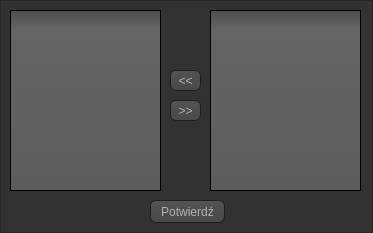
<?xml version="1.0" encoding="UTF-8"?>
<ui version="4.0">
 <class>DialogBox_ActiveEffect</class>
 <widget class="QFrame" name="DialogBox_ActiveEffect">
  <property name="windowModality">
   <enum>Qt::ApplicationModal</enum>
  </property>
  <property name="geometry">
   <rect>
    <x>0</x>
    <y>0</y>
    <width>373</width>
    <height>233</height>
   </rect>
  </property>
  <property name="windowTitle">
   <string>Dodaj aktywne efekty</string>
  </property>
  <property name="styleSheet">
   <string notr="true">QToolTip
{
     border: 1px solid black;
     background-color: #ffa02f;
     padding: 1px;
     border-radius: 3px;
     
	color: #000000
}

QWidget
{
    color: #b1b1b1;
    background-color: #323232;
}

QWidget:item:hover
{
    background-color: QLinearGradient( x1: 0, y1: 0, x2: 0, y2: 1, stop: 0 #ffa02f, stop: 1 #ca0619);
    color: #000000;
}

QWidget:item:selected
{
    background-color: QLinearGradient( x1: 0, y1: 0, x2: 0, y2: 1, stop: 0 #ffa02f, stop: 1 #d7801a);
}

QMenuBar::item
{
    background: transparent;
}

QMenuBar::item:selected
{
    background: transparent;
    border: 1px solid #ffaa00;
}

QMenuBar::item:pressed
{
    background: #444;
    border: 1px solid #000;
    background-color: QLinearGradient(
        x1:0, y1:0,
        x2:0, y2:1,
        stop:1 #212121,
        stop:0.4 #343434/*,
        stop:0.2 #343434,
        stop:0.1 #ffaa00*/
    );
    margin-bottom:-1px;
    padding-bottom:1px;
}

QMenu
{
    border: 1px solid #000;
}

QMenu::item
{
    padding: 2px 20px 2px 20px;
}

QMenu::item:selected
{
    color: #000000;
}

QWidget:disabled
{
    color: #404040;
    background-color: #323232;
}

QAbstractItemView
{
    background-color: QLinearGradient( x1: 0, y1: 0, x2: 0, y2: 1, stop: 0 #4d4d4d, stop: 0.1 #646464, stop: 1 #5d5d5d);
}

QWidget:focus
{
    /*border: 2px solid QLinearGradient( x1: 0, y1: 0, x2: 0, y2: 1, stop: 0 #ffa02f, stop: 1 #d7801a);*/
}

QLineEdit
{
    background-color: QLinearGradient( x1: 0, y1: 0, x2: 0, y2: 1, stop: 0 #4d4d4d, stop: 0 #646464, stop: 1 #5d5d5d);
    padding: 1px;
    border-style: solid;
    border: 1px solid #1e1e1e;
    border-radius: 5;
}

QPushButton
{
    color: #b1b1b1;
    background-color: QLinearGradient( x1: 0, y1: 0, x2: 0, y2: 1, stop: 0 #565656, stop: 0.1 #525252, stop: 0.5 #4e4e4e, stop: 0.9 #4a4a4a, stop: 1 #464646);
    border-width: 1px;
    border-color: #1e1e1e;
    border-style: solid;
    border-radius: 6;
    padding: 3px;
    font-size: 12px;
    padding-left: 5px;
    padding-right: 5px;
}

QPushButton:pressed
{
    background-color: QLinearGradient( x1: 0, y1: 0, x2: 0, y2: 1, stop: 0 #2d2d2d, stop: 0.1 #2b2b2b, stop: 0.5 #292929, stop: 0.9 #282828, stop: 1 #252525);
}

QComboBox
{
    selection-background-color: #ffaa00;
    background-color: QLinearGradient( x1: 0, y1: 0, x2: 0, y2: 1, stop: 0 #565656, stop: 0.1 #525252, stop: 0.5 #4e4e4e, stop: 0.9 #4a4a4a, stop: 1 #464646);
    border-style: solid;
    border: 1px solid #1e1e1e;
    border-radius: 5;
}

QComboBox:hover,QPushButton:hover
{
    border: 2px solid QLinearGradient( x1: 0, y1: 0, x2: 0, y2: 1, stop: 0 #ffa02f, stop: 1 #d7801a);
}


QComboBox:on
{
    padding-top: 3px;
    padding-left: 4px;
    background-color: QLinearGradient( x1: 0, y1: 0, x2: 0, y2: 1, stop: 0 #2d2d2d, stop: 0.1 #2b2b2b, stop: 0.5 #292929, stop: 0.9 #282828, stop: 1 #252525);
    selection-background-color: #ffaa00;
}

QComboBox QAbstractItemView
{
    border: 2px solid darkgray;
    selection-background-color: QLinearGradient( x1: 0, y1: 0, x2: 0, y2: 1, stop: 0 #ffa02f, stop: 1 #d7801a);
}

QComboBox::drop-down
{
     subcontrol-origin: padding;
     subcontrol-position: top right;
     width: 15px;

     border-left-width: 0px;
     border-left-color: darkgray;
     border-left-style: solid; /* just a single line */
     border-top-right-radius: 3px; /* same radius as the QComboBox */
     border-bottom-right-radius: 3px;
 }

QComboBox::down-arrow
{
     image: url(:/images/down_arrow.png);
}

QGroupBox:focus
{
border: 2px solid QLinearGradient( x1: 0, y1: 0, x2: 0, y2: 1, stop: 0 #ffa02f, stop: 1 #d7801a);
}

QTextEdit:focus
{
    border: 2px solid QLinearGradient( x1: 0, y1: 0, x2: 0, y2: 1, stop: 0 #ffa02f, stop: 1 #d7801a);
}

QScrollBar:horizontal {
     border: 1px solid #222222;
     background: QLinearGradient( x1: 0, y1: 0, x2: 0, y2: 1, stop: 0.0 #121212, stop: 0.2 #282828, stop: 1 #484848);
     height: 7px;
     margin: 0px 16px 0 16px;
}

QScrollBar::handle:horizontal
{
      background: QLinearGradient( x1: 0, y1: 0, x2: 1, y2: 0, stop: 0 #ffa02f, stop: 0.5 #d7801a, stop: 1 #ffa02f);
      min-height: 20px;
      border-radius: 2px;
}

QScrollBar::add-line:horizontal {
      border: 1px solid #1b1b19;
      border-radius: 2px;
      background: QLinearGradient( x1: 0, y1: 0, x2: 1, y2: 0, stop: 0 #ffa02f, stop: 1 #d7801a);
      width: 14px;
      subcontrol-position: right;
      subcontrol-origin: margin;
}

QScrollBar::sub-line:horizontal {
      border: 1px solid #1b1b19;
      border-radius: 2px;
      background: QLinearGradient( x1: 0, y1: 0, x2: 1, y2: 0, stop: 0 #ffa02f, stop: 1 #d7801a);
      width: 14px;
     subcontrol-position: left;
     subcontrol-origin: margin;
}

QScrollBar::right-arrow:horizontal, QScrollBar::left-arrow:horizontal
{
      border: 1px solid black;
      width: 1px;
      height: 1px;
      background: white;
}

QScrollBar::add-page:horizontal, QScrollBar::sub-page:horizontal
{
      background: none;
}

QScrollBar:vertical
{
      background: QLinearGradient( x1: 0, y1: 0, x2: 1, y2: 0, stop: 0.0 #121212, stop: 0.2 #282828, stop: 1 #484848);
      width: 7px;
      margin: 16px 0 16px 0;
      border: 1px solid #222222;
}

QScrollBar::handle:vertical
{
      background: QLinearGradient( x1: 0, y1: 0, x2: 0, y2: 1, stop: 0 #ffa02f, stop: 0.5 #d7801a, stop: 1 #ffa02f);
      min-height: 20px;
      border-radius: 2px;
}

QScrollBar::add-line:vertical
{
      border: 1px solid #1b1b19;
      border-radius: 2px;
      background: QLinearGradient( x1: 0, y1: 0, x2: 0, y2: 1, stop: 0 #ffa02f, stop: 1 #d7801a);
      height: 14px;
      subcontrol-position: bottom;
      subcontrol-origin: margin;
}

QScrollBar::sub-line:vertical
{
      border: 1px solid #1b1b19;
      border-radius: 2px;
      background: QLinearGradient( x1: 0, y1: 0, x2: 0, y2: 1, stop: 0 #d7801a, stop: 1 #ffa02f);
      height: 14px;
      subcontrol-position: top;
      subcontrol-origin: margin;
}

QScrollBar::up-arrow:vertical, QScrollBar::down-arrow:vertical
{
      border: 1px solid black;
      width: 1px;
      height: 1px;
      background: white;
}


QScrollBar::add-page:vertical, QScrollBar::sub-page:vertical
{
      background: none;
}

QTextEdit
{
    background-color: #242424;
}

QPlainTextEdit
{
    background-color: #242424;
}

QHeaderView::section
{
    background-color: QLinearGradient(x1:0, y1:0, x2:0, y2:1, stop:0 #616161, stop: 0.5 #505050, stop: 0.6 #434343, stop:1 #656565);
    color: white;
    padding-left: 4px;
    border: 1px solid #6c6c6c;
}

QCheckBox:disabled
{
color: #414141;
}

QDockWidget::title
{
    text-align: center;
    spacing: 3px; /* spacing between items in the tool bar */
    background-color: QLinearGradient(x1:0, y1:0, x2:0, y2:1, stop:0 #323232, stop: 0.5 #242424, stop:1 #323232);
}

QDockWidget::close-button, QDockWidget::float-button
{
    text-align: center;
    spacing: 1px; /* spacing between items in the tool bar */
    background-color: QLinearGradient(x1:0, y1:0, x2:0, y2:1, stop:0 #323232, stop: 0.5 #242424, stop:1 #323232);
}

QDockWidget::close-button:hover, QDockWidget::float-button:hover
{
    background: #242424;
}

QDockWidget::close-button:pressed, QDockWidget::float-button:pressed
{
    padding: 1px -1px -1px 1px;
}

QMainWindow::separator
{
    background-color: QLinearGradient(x1:0, y1:0, x2:0, y2:1, stop:0 #161616, stop: 0.5 #151515, stop: 0.6 #212121, stop:1 #343434);
    color: white;
    padding-left: 4px;
    border: 1px solid #4c4c4c;
    spacing: 3px; /* spacing between items in the tool bar */
}

QMainWindow::separator:hover
{

    background-color: QLinearGradient(x1:0, y1:0, x2:0, y2:1, stop:0 #d7801a, stop:0.5 #b56c17 stop:1 #ffa02f);
    color: white;
    padding-left: 4px;
    border: 1px solid #6c6c6c;
    spacing: 3px; /* spacing between items in the tool bar */
}

QToolBar::handle
{
     spacing: 3px; /* spacing between items in the tool bar */
     background: url(:/images/handle.png);
}

QMenu::separator
{
    height: 2px;
    background-color: QLinearGradient(x1:0, y1:0, x2:0, y2:1, stop:0 #161616, stop: 0.5 #151515, stop: 0.6 #212121, stop:1 #343434);
    color: white;
    padding-left: 4px;
    margin-left: 10px;
    margin-right: 5px;
}

QProgressBar
{
    border: 2px solid grey;
    border-radius: 5px;
    text-align: center;
}

QProgressBar::chunk
{
    background-color: #d7801a;
    width: 2.15px;
    margin: 0.5px;
}

QTabBar::tab {
    color: #b1b1b1;
    border: 1px solid #444;
    border-bottom-style: none;
    background-color: #323232;
    padding-left: 10px;
    padding-right: 10px;
    padding-top: 3px;
    padding-bottom: 2px;
    margin-right: -1px;
}

QTabWidget::pane {
    border: 1px solid #444;
    top: 1px;
}

QTabBar::tab:last
{
    margin-right: 0; /* the last selected tab has nothing to overlap with on the right */
    border-top-right-radius: 3px;
}

QTabBar::tab:first:!selected
{
 margin-left: 0px; /* the last selected tab has nothing to overlap with on the right */


    border-top-left-radius: 3px;
}

QTabBar::tab:!selected
{
    color: #b1b1b1;
    border-bottom-style: solid;
    margin-top: 3px;
    background-color: QLinearGradient(x1:0, y1:0, x2:0, y2:1, stop:1 #212121, stop:.4 #343434);
}

QTabBar::tab:selected
{
    border-top-left-radius: 3px;
    border-top-right-radius: 3px;
    margin-bottom: 0px;
}

QTabBar::tab:!selected:hover
{
    /*border-top: 2px solid #ffaa00;
    padding-bottom: 3px;*/
    border-top-left-radius: 3px;
    border-top-right-radius: 3px;
    background-color: QLinearGradient(x1:0, y1:0, x2:0, y2:1, stop:1 #212121, stop:0.4 #343434, stop:0.2 #343434, stop:0.1 #ffaa00);
}

QRadioButton::indicator:checked, QRadioButton::indicator:unchecked{
    color: #b1b1b1;
    background-color: #323232;
    border: 1px solid #b1b1b1;
    border-radius: 6px;
}

QRadioButton::indicator:checked
{
    background-color: qradialgradient(
        cx: 0.5, cy: 0.5,
        fx: 0.5, fy: 0.5,
        radius: 1.0,
        stop: 0.25 #ffaa00,
        stop: 0.3 #323232
    );
}

QCheckBox::indicator{
    color: #b1b1b1;
    background-color: #323232;
    border: 1px solid #b1b1b1;
    width: 9px;
    height: 9px;
}

QRadioButton::indicator
{
    border-radius: 6px;
}

QRadioButton::indicator:hover, QCheckBox::indicator:hover
{
    border: 1px solid #ffaa00;
}

QCheckBox::indicator:checked
{
    image:url(:/images/checkbox.png);
}

QCheckBox::indicator:disabled, QRadioButton::indicator:disabled
{
    border: 1px solid #444;
}

QTableView QTableCornerButton::section {
    color: #b1b1b1;
    background-color: #323232;
}</string>
  </property>
  <property name="frameShape">
   <enum>QFrame::StyledPanel</enum>
  </property>
  <property name="frameShadow">
   <enum>QFrame::Plain</enum>
  </property>
  <property name="lineWidth">
   <number>1</number>
  </property>
  <widget class="QListWidget" name="listWidget_activeEffect_Right">
   <property name="geometry">
    <rect>
     <x>210</x>
     <y>10</y>
     <width>151</width>
     <height>181</height>
    </rect>
   </property>
  </widget>
  <widget class="QPushButton" name="pushButton_activeEffect_FromRightToLeft">
   <property name="geometry">
    <rect>
     <x>170</x>
     <y>70</y>
     <width>31</width>
     <height>21</height>
    </rect>
   </property>
   <property name="font">
    <font>
     <pointsize>-1</pointsize>
    </font>
   </property>
   <property name="text">
    <string>&lt;&lt;</string>
   </property>
  </widget>
  <widget class="QListWidget" name="listWidget_activeEffect_Left">
   <property name="geometry">
    <rect>
     <x>10</x>
     <y>10</y>
     <width>151</width>
     <height>181</height>
    </rect>
   </property>
  </widget>
  <widget class="QPushButton" name="pushButton_activeEffect_FromLeftToRight">
   <property name="geometry">
    <rect>
     <x>170</x>
     <y>100</y>
     <width>31</width>
     <height>21</height>
    </rect>
   </property>
   <property name="font">
    <font>
     <pointsize>-1</pointsize>
    </font>
   </property>
   <property name="text">
    <string>&gt;&gt;</string>
   </property>
  </widget>
  <widget class="QPushButton" name="pushButton_confirm">
   <property name="geometry">
    <rect>
     <x>150</x>
     <y>200</y>
     <width>75</width>
     <height>23</height>
    </rect>
   </property>
   <property name="text">
    <string>Potwierdź</string>
   </property>
  </widget>
 </widget>
 <resources/>
 <connections/>
</ui>
